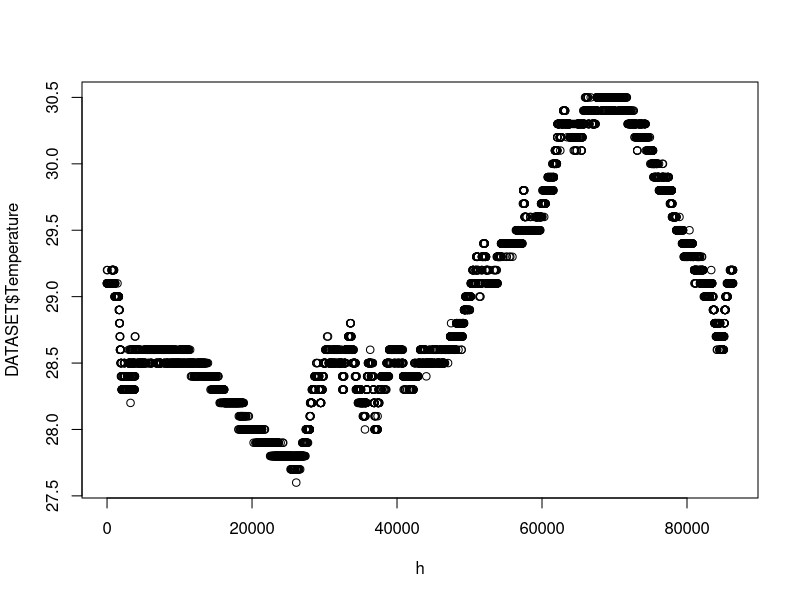
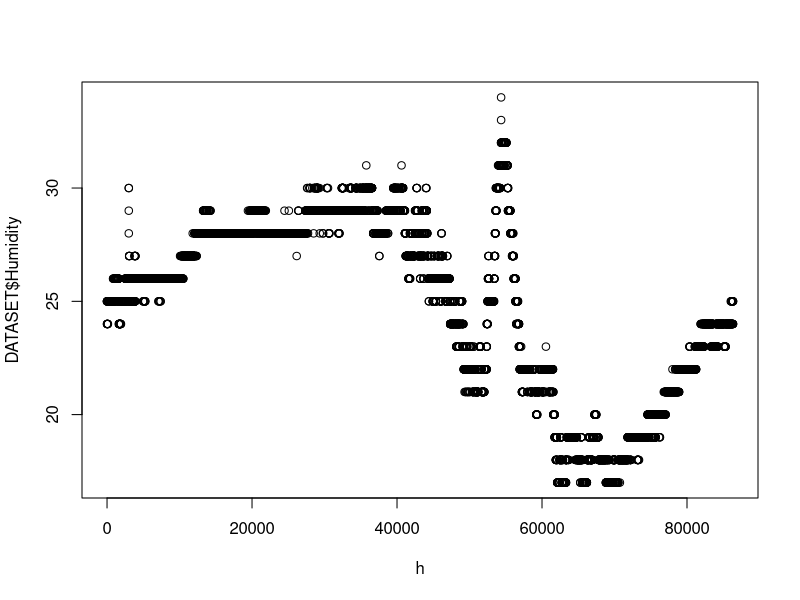

Write R code to recreate these figures, in order.
library(lubridate)
DATASET<-read.csv('./dataset/DATASET.CSV')
plotanydata<-function(dataframe){
    DATASET$DATE=format(as.POSIXct(DATASET$DATE,format="%d/%m/%Y %H:%M"))
    DATASET$date=as.Date(DATASET$DATE)
    DATASET$time=format(as.POSIXct(DATASET$DATE),format="%H:%M")
    h <- seconds(hm(DATASET$time))
    plot(h, DATASET$Temperature)
    plot(h, DATASET$Humidity)
}
plotanydata(DATASET)
